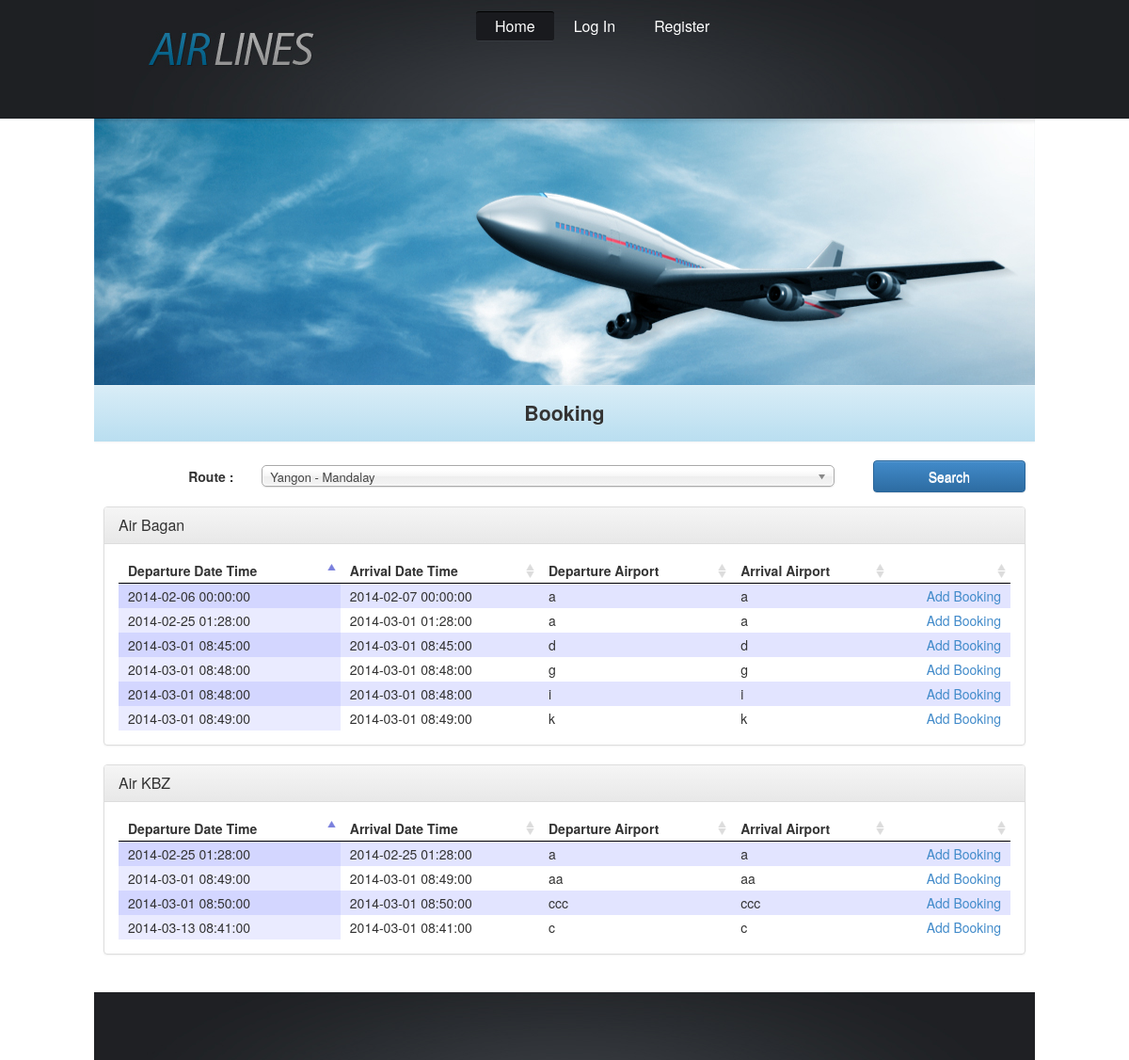
/booking.php, run on an earlier commit of the app's database.
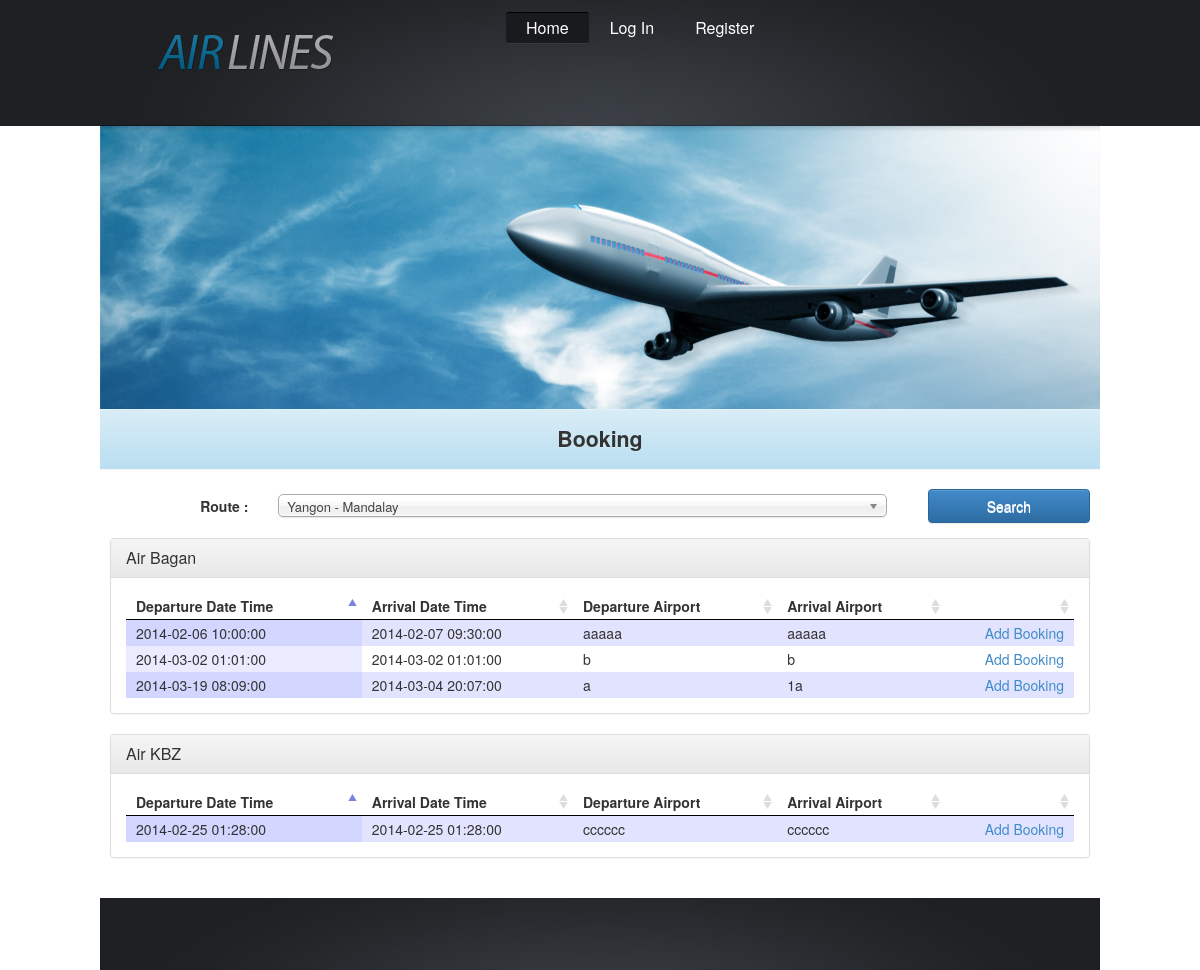
And on a later commit of the database.
### tables this page shows
CREATE TABLE IF NOT EXISTS `flights` (
  `flight_id` varchar(15) NOT NULL,
  `name` varchar(50) NOT NULL,
  `remark` varchar(255) NOT NULL,
  PRIMARY KEY (`flight_id`)
);

CREATE TABLE IF NOT EXISTS `schedules` (
  `schedule_id` varchar(15) NOT NULL,
  `flight_id` varchar(15) NOT NULL,
  `route_id` varchar(15) NOT NULL,
  `departure_datetime` datetime NOT NULL,
  `arrival_datetime` datetime NOT NULL,
  `departure_airport` varchar(50) NOT NULL,
  `arrival_airport` varchar(50) NOT NULL,
  `active` int(1) NOT NULL,
  `remark` varchar(255) NOT NULL,
  PRIMARY KEY (`schedule_id`)
);

### includes/includefiles.php (called while the page is built, shortened)
<?php
require_once("includes/loginFunction.php");
$objLogIn = new logIn;
$isLoggedIn = $objLogIn->isLoggedIn();
?>

### includes/loginFunction.php (called while the page is built, shortened)
<?php
class logIn {
    function isLoggedIn($role=null) {
        if (!isset($_SESSION['user']))
            return false;
        return true;
    }
}
?>

### includes/routeHelper.php (called while the page is built, shortened)
<?php
class routeHelper {
    public static function getFirstRouteID() {
        $route_id = null;
        $sql = "SELECT * " .
                "FROM routes " .
                "ORDER BY route_id";
        $result = mysql_query($sql) or die(mysql_error());
        while ($row = mysql_fetch_array($result)) {
            $route_id=$row['route_id'];
            break;
        }
        return $route_id;
    }
}
?>

### includes/flight-schedules.php (the view, shortened to what this page needs)
<?php require_once('includes/routeHelper.php'); ?>
<link href="css/jquery.dataTables.css" rel="stylesheet" type="text/css" />
<?php
$route_id = null;
if (isset($_GET['route_id'])) {
    $route_id = $_GET['route_id'];
} else {
    $route_id = routeHelper::getFirstRouteID();
}
$mode = 'booking';
if (isset($_GET['mode'])) {
    $mode = $_GET['mode'];
}
$flight_sql = "SELECT flights.*
            FROM flights
            WHERE flights.flight_id
            IN (
                SELECT schedules.flight_id
                FROM schedules
                WHERE route_id = '" . $route_id . "'
            )";
$flight_result = mysql_query($flight_sql) or die(mysql_error());
$noOfRows = mysql_num_rows($flight_result);
if ($noOfRows == 0) {
    ?>
    <div class="alert alert-danger">No record found for selected Route.</div>
<?php } else { ?>
    <?php while ($flightRow = mysql_fetch_array($flight_result)) { ?>
        <div class="panel panel-default">
            <div class="panel-heading">
                <h3 class="panel-title"><?php echo $flightRow['name']; ?></h3>
            </div>
            <div class="panel-body">
                <table class="schedule-table">
                    <thead>
                    <th>Departure Date Time</th>
                    <th>Arrival Date Time</th>
                    <th>Departure Airport</th>
                    <th>Arrival Airport</th>
                    <th></th>
                    </thead>
                    <tbody>
                        <?php
                        $schedule_sql = "SELECT * " .
                                "FROM schedules " .
                                "WHERE flight_id='" . $flightRow['flight_id'] . "' " .
                                "AND route_id='" . $route_id . "' " .
                                "AND active=1 " .
                                "ORDER BY schedule_id";
                        $schedule_result = mysql_query($schedule_sql) or die(mysql_error());
                        ?>
                        <?php while ($row = mysql_fetch_array($schedule_result)) { ?>
                            <tr>
                                <td><?php echo $row['departure_datetime']; ?></td>
                                <td><?php echo $row['arrival_datetime']; ?></td>
                                <td><?php echo $row['departure_airport']; ?></td>
                                <td><?php echo $row['arrival_airport']; ?></td>
                                <?php
                                $link = '#';
                                $linkText = "...";
                                if ($mode == 'display') {
                                    $link = "schedule.php?route_id=" . $route_id .
                                            "&flight_id=" . $flightRow['flight_id'];
                                    $linkText = "Add Schedule";
                                } else if ($mode == 'booking') {
                                    $link = "booking-select-seat-type.php?schedule_id=" . $row['schedule_id'];
                                    $linkText = "Add Booking";
                                } else if ($mode == 'admin') {
                                    $link = "seat-setup.php?schedule_id=" . $row['schedule_id'];
                                    $linkText = "Seat SetUp";
                                }
                                ?>
                                <td class="action-column">
                                    <a href="<?php echo $link; ?>"><?php echo $linkText; ?></a>
                                </td>
                            </tr>
                        <?php } ?>
                    </tbody>
                </table>
            </div>
        </div>
    <?php } ?>
<?php } ?>

### includes/header.php (shortened to what this page needs)
<!DOCTYPE html>
<html lang="en">
    <head>
        <link rel="stylesheet" href="css/reset.css" type="text/css" media="all">
        <link rel="stylesheet" href="css/layout.css" type="text/css" media="all">
        <link rel="stylesheet" href="css/style.css" type="text/css" media="all">
        <link href="css/chosen.min.css" rel="stylesheet" type="text/css" />
        <link href="css/bootstrap.min.css" rel="stylesheet" type="text/css" />
        <link href="css/bootstrap-theme.min.css" rel="stylesheet" type="text/css" />
        <link href="css/custom-style.css" rel="stylesheet" type="text/css" />
        <link href="css/bootstrap-datetimepicker.min.css" rel="stylesheet" type="text/css" />
        <link rel="stylesheet" type="text/css" media="screen" href="css/bootstrap-datetimepicker.min.css" />
    </head>
    <body id="page1">
        <div class="body1">
            <div class="main">
                <header>
                    <div class="wrapper">
                        <h1><a href="index.html" id="logo">AirLines</a>
                        </h1>
                        <div class="right">
                            <nav>
                                <ul id="menu">
                                    <li id="menu_active"><a href="index.php">Home</a></li>
                                    <?php if ($isLoggedIn == false) { ?>
                                        <li><a href="login.php">Log In</a></li>
                                        <li><a href="register.php">Register</a></li>
                                    <?php } else { ?>
                                        <li><a href="logout.php">Log Out</a></li>
                                    <?php } ?>
                                </ul>
                            </nav>
                        </div>
                    </div>
                </header>
            </div>
        </div>
        <div class="main">
            <div id="banner">
            </div>
            <div class="main">
                <section id="content">
                    <article class="col2 pad_left1">
                        <?php if (isset($pageTitle)) { ?>
                            <div class="my-page-heading"><?php echo $pageTitle; ?></div>
                        <?php } ?>

### booking.php (shortened to what this page needs)
<?php include('includes/includefiles.php'); ?>
<?php $pageTitle="Booking"; ?>
<?php include('includes/header.php'); ?>
<div class="row">
    <div class="col-md-12">
        <form role="form" id="booking" name="booking" action="booking.php" method="post" class="form-horizontal">
            <div class="form-group">
                <label class="col-sm-2 control-label">Route :</label>
                <div class="col-sm-10">
                    <button type="submit" name="submitted" id="btn-search" class="btn btn-default btn-primary pull-right">Search</button>
                </div>
            </div>
        </form>
    </div>
</div>
<div class="row">
    <div class="col-md-12">
        <?php include('includes/flight-schedules.php'); ?>
    </div>
</div>
<?php include('includes/footer.php'); ?>

### includes/footer.php (shortened to what this page needs)
</article>
</section>
</div>
<div class="body2">
    <div class="main">
        <footer>
        </footer>
    </div>
</div>
</body>
</html>

### css/layout.css (style rules this page uses)
.col1, .col2, .col3, .cols { float:left; }
.col2 { width:544px; }
#page1 h1 { padding-top:33px; }
#page1 #menu { padding-top:12px; }
#page1 header { height:126px; }
#page1 #banner { background:url(../images/bg_img.jpg) 0 0 no-repeat; height:283px; padding:38px 0 0 60px; }

### css/style.css (style rules this page uses)
article, aside, audio, canvas, command, datalist, details, embed, figcaption, figure, footer, header, hgroup, keygen, meter, nav, output, progress, section, source, video { display:block; }
.right { float:right; }
.wrapper { width:100%; overflow:hidden; }
body { background:#fff; border:0; font:14px Arial, Helvetica, sans-serif; color:#3c4046; line-height:20px; min-width:1000px; }
.main { margin:0 auto; width:1000px; }
.body1 { background:url(../images/bg_top.jpg) top center no-repeat #1e2023; }
.body2 { background:url(../images/bg_bot.jpg) top center no-repeat #1e2023; }
a { color:#1e749a; text-decoration:underline; outline:none; }
h1 { font-size:20px; font-weight:400; text-transform:uppercase; line-height:26px; color:#fff; float:left; padding:23px 0 0 58px; }
header { width:100%; overflow:hidden; height:106px; }
header .right { width:600px; }
#logo { display:block; background:url(../images/logo.jpg) 0 0 no-repeat; width:176px; height:39px; text-indent:-5000px; }
#menu { float:left; padding-top:8px; padding-left:5px; width:570px; }
#menu li { float:left; padding-left:1px; }
#menu li a { display:block; font-size:16px; text-transform:uppercase; color:#fff; text-decoration:none; line-height:30px; behavior:url(../js/PIE.htc); position:relative; padding:0 20px; margin:1px 0; }
#menu li a:hover, #menu #menu_active a { border-bottom:1px solid #373b40; border-top:1px solid #000; background:#191a1e; border-radius:3px; -moz-border-radius:3px; -webkit-border-radius:3px; margin:0; }
#banner { background:url(../images/bg_img2.jpg) 0 0 no-repeat; height:211px; padding:30px 0 0 60px; }
#content { width:100%; overflow:hidden; }
.pad_left1 { padding-left:50px; }
footer { padding:35px 0 0 0; height:72px; width:100%; overflow:hidden; font-size:12px; line-height:18px; color:#fff; text-align:center; }
a { outline:none; }

### css/custom-style.css (style rules this page uses)
.pad_left1 { padding: 0px 10px 20px 10px; }
.body1 .main .wrapper h1 { margin:0px; }
.col2 { width: 100%; }
.my-page-heading { background-image: linear-gradient(to bottom, #D9EDF7 0px, #B9DEF0 100%); background-repeat: repeat-x; box-shadow: 0 1px 0 rgba(255, 255, 255, 0.25) inset, 0 1px 2px rgba(0, 0, 0, 0.05); text-shadow: 0 1px 0 rgba(255, 255, 255, 0.2); padding: 15px; text-align: center; margin-bottom: 20px; margin-left: -10px; margin-right: -10px; font-weight:bold; font-size: 16pt; }
#menu li a { text-transform: none !important; }
table .action-column { text-align:right; }

### booking.php (style rules this page uses)
#btn-search { width:20%; }

What changed in the data, as far as the page shows it:
removed schedules: departure_datetime "2014-03-01 08:45:00", arrival_datetime "2014-03-01 08:45:00", departure_airport "d", arrival_airport "d", linkText "Add Booking", shown under flights "Air Bagan"
removed schedules: departure_datetime "2014-03-01 08:48:00", arrival_datetime "2014-03-01 08:48:00", departure_airport "g", arrival_airport "g", linkText "Add Booking", shown under flights "Air Bagan"
removed schedules: departure_datetime "2014-03-01 08:48:00", arrival_datetime "2014-03-01 08:48:00", departure_airport "i", arrival_airport "i", linkText "Add Booking", shown under flights "Air Bagan"
removed schedules: departure_datetime "2014-03-01 08:49:00", arrival_datetime "2014-03-01 08:49:00", departure_airport "k", arrival_airport "k", linkText "Add Booking", shown under flights "Air Bagan"
removed schedules: departure_datetime "2014-03-01 08:49:00", arrival_datetime "2014-03-01 08:49:00", departure_airport "aa", arrival_airport "aa", linkText "Add Booking", shown under flights "Air KBZ"
removed schedules: departure_datetime "2014-03-01 08:50:00", arrival_datetime "2014-03-01 08:50:00", departure_airport "ccc", arrival_airport "ccc", linkText "Add Booking", shown under flights "Air KBZ"
changed flights "Air Bagan": gains schedules (departure_datetime "2014-03-19 08:09:00", arrival_datetime "2014-03-04 20:07:00", departure_airport "a", arrival_airport "1a", linkText "Add Booking")
changed schedules: departure_datetime "2014-02-06 00:00:00" → "2014-02-06 10:00:00"; arrival_datetime "2014-02-07 00:00:00" → "2014-02-07 09:30:00"; departure_airport "a" → "aaaaa"; arrival_airport "a" → "aaaaa"
changed schedules (number 2 of 4 on the later page): departure_datetime "2014-02-25 01:28:00" → "2014-03-02 01:01:00"; arrival_datetime "2014-03-01 01:28:00" → "2014-03-02 01:01:00"; departure_airport "a" → "b"; arrival_airport "a" → "b"
changed flights "Air KBZ": loses schedules (departure_datetime "2014-03-13 08:41:00", arrival_datetime "2014-03-01 08:41:00", departure_airport "c", arrival_airport "c", linkText "Add Booking")
changed schedules: departure_airport "a" → "cccccc"; arrival_airport "a" → "cccccc"
